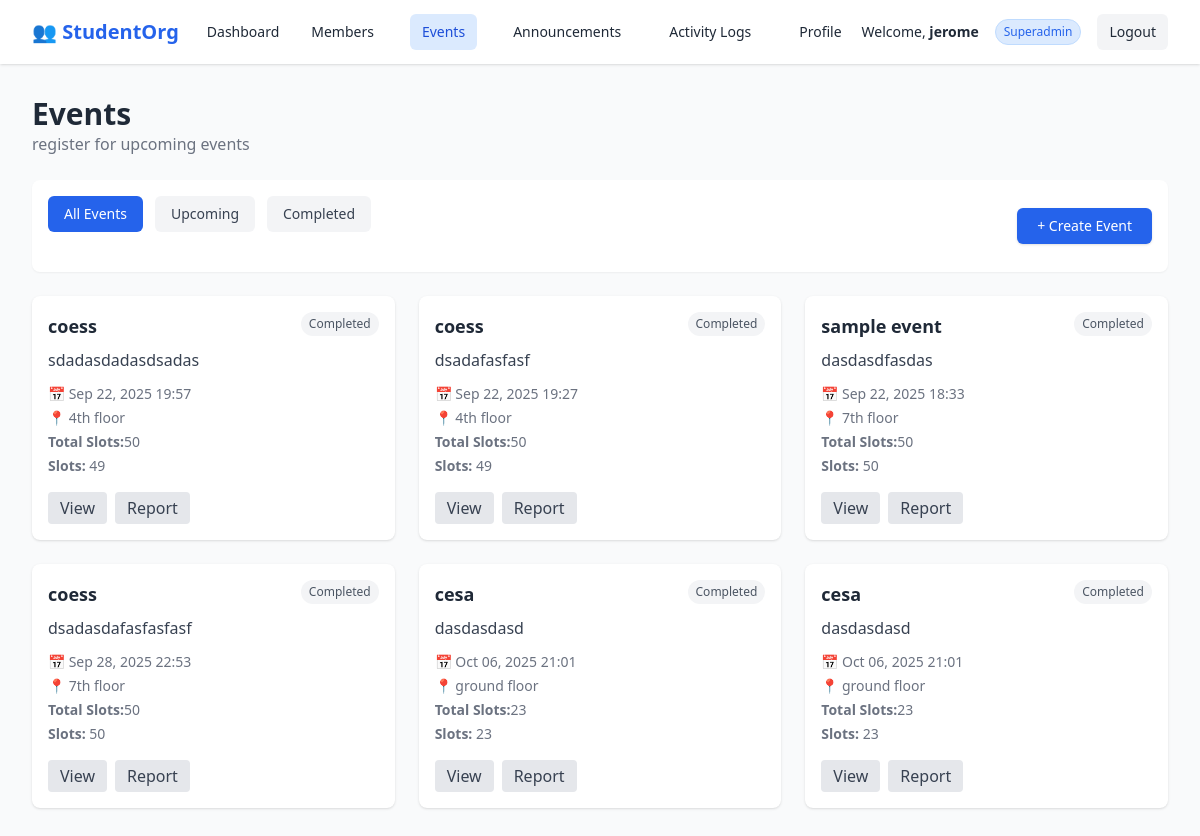
Page /events/ (signed in) on the earlier database version.
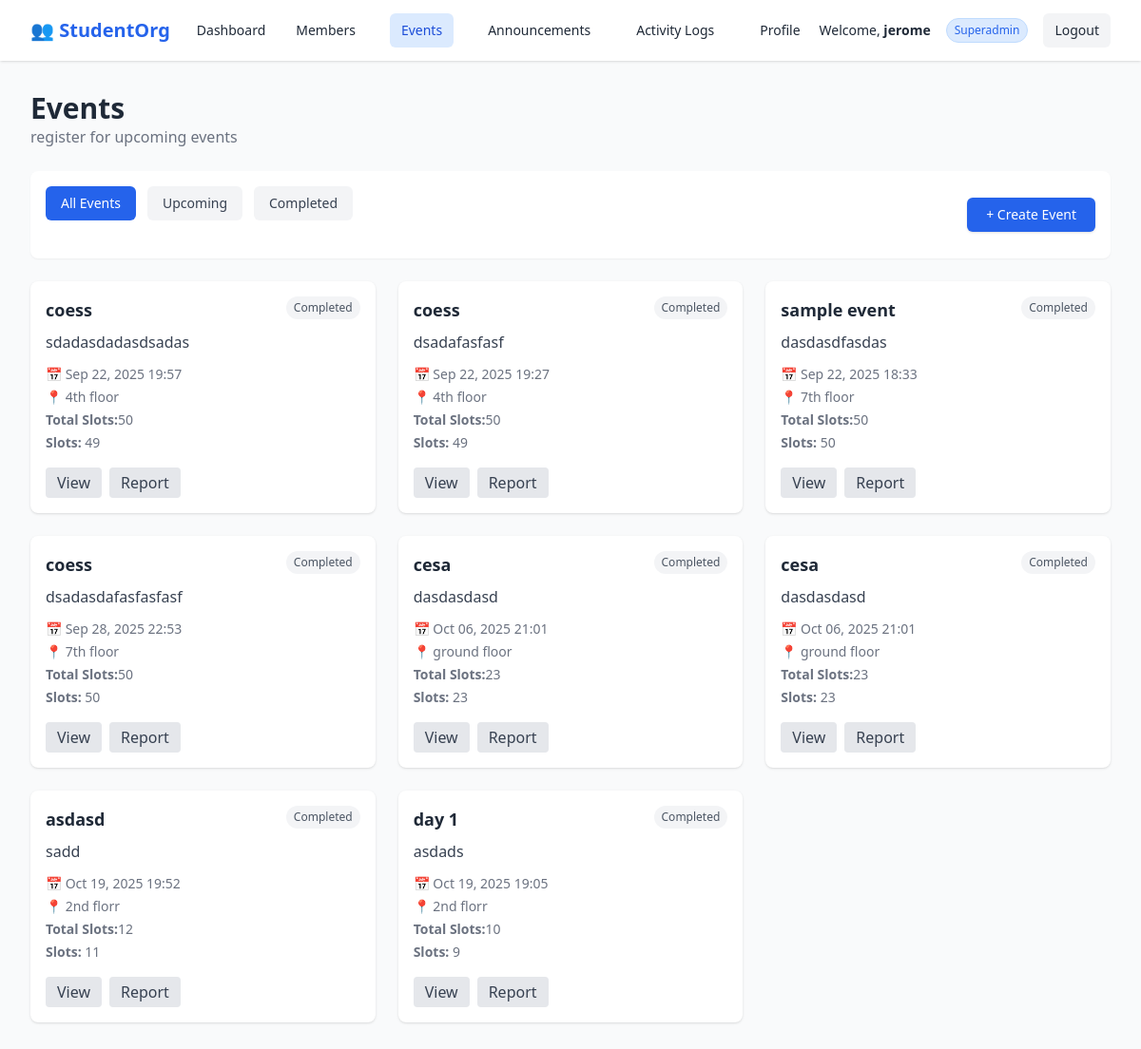
Same page on the later database version.
### accounts/models.py (models this page shows, shortened)
class Event(models.Model):
    title = models.CharField(max_length=200)
    start_datetime = models.DateTimeField(default=timezone.now)
    end_datetime = models.DateTimeField(default=timezone.now)
    location = models.CharField(max_length=255, default="TBA")
    max_slots = models.PositiveIntegerField(default=200)
    description = models.TextField(blank=True, null=True)
    def slots_remaining(self):
        return self.max_slots - self.registrations.count()
    def total_registered(self):
        return self.registrations.count()
    def is_registered_by(self, user):
        return self.registrations.filter(user=user).exists()

### accounts/views.py (the view)
# urls.py: path("events/", views.event_list, name="event_list"),
@login_required
def event_list(request):
    filter_type = request.GET.get('filter', 'all')
    now = timezone.now()
    events = Event.objects.annotate(registered_count=Count('registrations'))
    if filter_type == 'upcoming':
        events = events.filter(start_datetime__gte=now)
    elif filter_type == 'completed':
        events = events.filter(end_datetime__lt=now)
    for e in events:
        e.registered = e.is_registered_by(request.user)
        e.form = EventForm(instance=e)
    return render(request, 'accounts/event_list.html', {
        "events": events,
        "now": now,
        "active_filter": filter_type,
    })

### accounts/templates/accounts/event_list.html (shortened to what this page needs)
{% extends 'accounts/base.html' %}
{% load static %}
{% block content %}
<div class="max-w-7xl mx-auto px-4 sm:px-6 lg:px-8 py-8">
  <h1 class="text-3xl font-bold text-gray-800 flex items-center gap-2">Events</h1>
  <p class="text-gray-500 mb-6">register for upcoming events</p>
  <div class="bg-white rounded-lg shadow-sm p-4 mb-6">
    <div class="flex items-center flex-wrap gap-3">
      <div class="flex gap-3 mb-6">
        <a href="?filter=all"
          class="px-4 py-2 rounded-md text-sm font-medium
          {% if active_filter == 'all' %}
            bg-blue-600 text-white
          {% else %}
          bg-gray-100 text-gray-700 hover:bg-gray-200
          {% endif %}">All Events
        </a>
        <a href="?filter=upcoming"
            class="px-4 py-2 rounded-md text-sm font-medium
            {% if active_filter == 'upcoming' %}
              bg-blue-600 text-white
            {% else %}
            bg-gray-100 text-gray-700 hover:bg-gray-200
            {% endif %}">Upcoming
        </a>
        <a href="?filter=completed"
            class="px-4 py-2 rounded-md text-sm font-medium
            {% if active_filter == 'completed' %}
              bg-blue-600 text-white
            {% else %}
            bg-gray-100 text-gray-700 hover:bg-gray-200
            {% endif %}">Completed
        </a>
    </div>
    {% if user.member.role in "admin superadmin" %}
    <button onclick="openModal('modalCreate')"
      class="bg-blue-600 hover:bg-blue-700 text-white px-5 py-2 rounded-md text-sm shadow">
      + Create Event
    </button>
    {% endif %}
  </div>
</div>
  <div class="grid grid-cols-1 sm:grid-cols-2 lg:grid-cols-3 gap-6">
    {% for event in events %}
    <div class="bg-white rounded-lg shadow p-4 flex flex-col justify-between">
      <div>
        <div class="flex justify-between items-start mb-2">
          <h3 class="text-lg font-semibold">{{ event.title }}</h3>
          {% if event.start_datetime > now %}
          <span class="text-green-700 bg-green-50 px-2 py-1 rounded-full text-xs">Upcoming</span>
          {% else %}
          <span class="text-gray-600 bg-gray-100 px-2 py-1 rounded-full text-xs">Completed</span>
          {% endif %}
        </div>
        <p class="text-gray-700 line-clamp-3 mb-3">{{ event.description }}</p>
        <div class="text-sm text-gray-500 space-y-1">
          <div>📅 {{ event.start_datetime|date:"M d, Y H:i" }} </div>
          <div>📍 {{ event.location }}</div>
          <div><strong>Total Slots:</strong>{{ event.max_slots }}</div>
          <div><strong>Slots:</strong> {{ event.slots_remaining }}</div>
        </div>
      </div>
      <div class="mt-4 flex flex-wrap gap-2">
        <button onclick="openModal('modalView{{ event.id }}')"
           class="px-3 py-1 bg-gray-200 text-gray-700 rounded hover:bg-gray-300 modal-open">View</button>
        {% if user.member.role in "admin superadmin" %}
        <a href="{% url 'accounts:attendance_report' event.id %}">
          <button class="px-3 py-1 bg-gray-200 text-gray-700 rounded hover:bg-gray-300">Report</button>
        </a>
        {% endif %}
      </div>
    </div>
    {% endfor %}
  </div>
</div>
{% endblock %}

Differences in the rows shown:
added Event: title "asdasd", shows "Completed", description "sadd", start_datetime "Oct 19, 2025 19:52", location "2nd florr", max_slots "12", slots_remaining "11"
added Event: title "day 1", shows "Completed", description "asdads", start_datetime "Oct 19, 2025 19:05", location "2nd florr", max_slots "10", slots_remaining "9"
